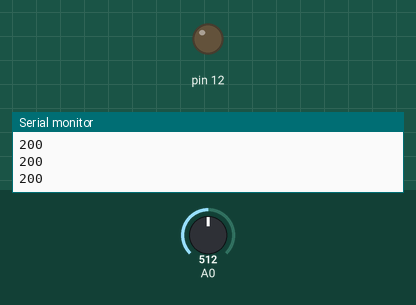
Bench run of a sketch on a simulated Arduino Uno, built with avr-gcc and run on an emulated ATmega328P. Shown: output pins drawn as LEDs (lit = HIGH), the last lines printed to the serial monitor. Inputs (shaded band) come from the test bench; at power-on: A0 = 512.

Above: at 1.2 s.
1.3 s: A0 set to 320
2.8 s: A0 set to 290
At 3.6 s:
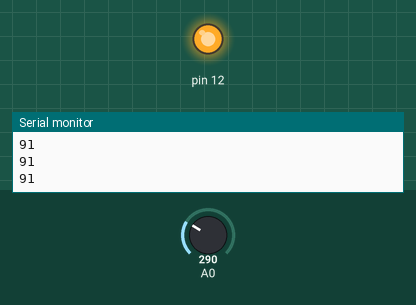
4.3 s: A0 set to 511
At 4.7 s:
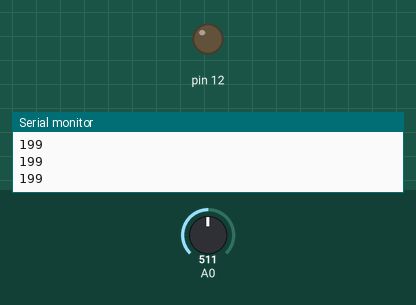
5.8 s: A0 set to 306
At 7.1 s:
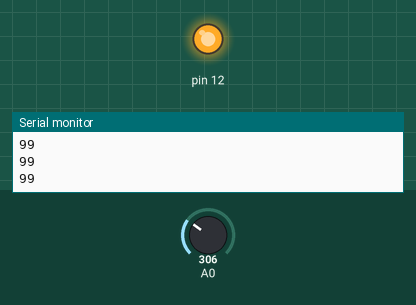
Timing chart, 0 to 8.3 s (numbered marks = the images above; inputs shaded):
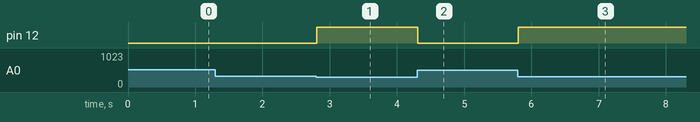

Measured:
- the behaviour switches between 307 and 306 on A0 (found by bisection; images 0 and 1)
- after the input at 2.8 s, pin 12: LOW → HIGH at once
- after the input at 4.3 s, pin 12: HIGH → LOW at once
- after the input at 5.8 s, pin 12: LOW → HIGH at once

The sketch:

Temperature_sensor_test_with_a_buzzar_using_Arduino_uno_R3.ino
```cpp
// C++ code
//-40=20,125=358

int temp;
int value;
void setup()
{
  Serial.begin(9600);
  pinMode(12,OUTPUT);
}
void loop()
{
  value=temperature();
  Serial.println(value);
  if(value>=-40&&value<100)
  {
    digitalWrite(12,HIGH);
  }
  else
  {
    digitalWrite(12,LOW);
  }
}
int temperature()
{
  temp=analogRead(A0);
  return map(temp,20,358,-40,125);
}
```
